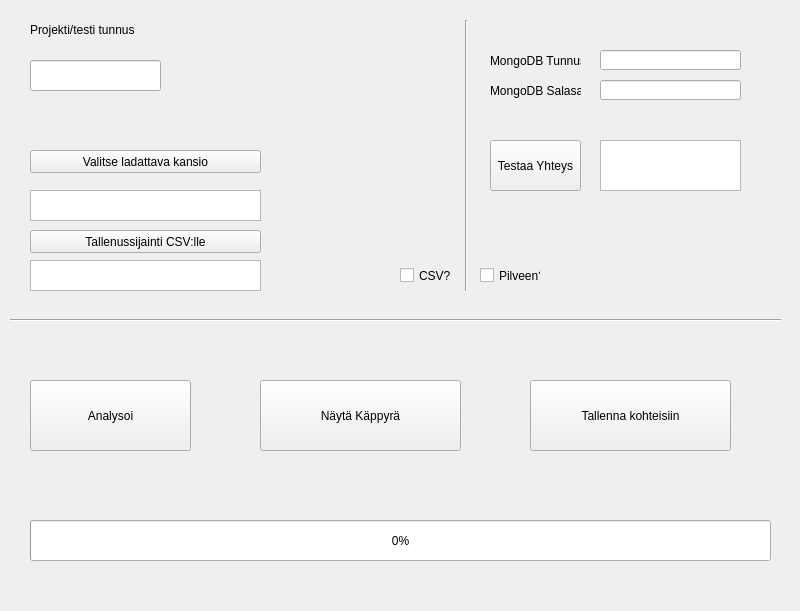
<?xml version="1.0" encoding="UTF-8"?>
<ui version="4.0">
 <class>MainWindow</class>
 <widget class="QWidget" name="MainWindow">
  <property name="geometry">
   <rect>
    <x>0</x>
    <y>0</y>
    <width>800</width>
    <height>611</height>
   </rect>
  </property>
  <property name="windowTitle">
   <string>MainWindow</string>
  </property>
  <widget class="QWidget" name="centralwidget" native="true">
   <property name="geometry">
    <rect>
     <x>0</x>
     <y>0</y>
     <width>801</width>
     <height>611</height>
    </rect>
   </property>
   <widget class="QLineEdit" name="TunnusKentta">
    <property name="geometry">
     <rect>
      <x>600</x>
      <y>50</y>
      <width>141</width>
      <height>20</height>
     </rect>
    </property>
   </widget>
   <widget class="QLineEdit" name="SalasanaKentta">
    <property name="geometry">
     <rect>
      <x>600</x>
      <y>80</y>
      <width>141</width>
      <height>20</height>
     </rect>
    </property>
    <property name="echoMode">
     <enum>QLineEdit::Password</enum>
    </property>
   </widget>
   <widget class="QLabel" name="label">
    <property name="geometry">
     <rect>
      <x>490</x>
      <y>50</y>
      <width>91</width>
      <height>21</height>
     </rect>
    </property>
    <property name="text">
     <string>MongoDB Tunnus</string>
    </property>
   </widget>
   <widget class="QLabel" name="label_2">
    <property name="geometry">
     <rect>
      <x>490</x>
      <y>80</y>
      <width>91</width>
      <height>21</height>
     </rect>
    </property>
    <property name="text">
     <string>MongoDB Salasana</string>
    </property>
   </widget>
   <widget class="QPushButton" name="DBNappi">
    <property name="geometry">
     <rect>
      <x>490</x>
      <y>140</y>
      <width>91</width>
      <height>51</height>
     </rect>
    </property>
    <property name="text">
     <string>Testaa Yhteys</string>
    </property>
   </widget>
   <widget class="QTextBrowser" name="yhteysViestiKentta">
    <property name="geometry">
     <rect>
      <x>600</x>
      <y>140</y>
      <width>141</width>
      <height>51</height>
     </rect>
    </property>
   </widget>
   <widget class="QPushButton" name="kansioNappi">
    <property name="geometry">
     <rect>
      <x>30</x>
      <y>150</y>
      <width>231</width>
      <height>23</height>
     </rect>
    </property>
    <property name="text">
     <string>Valitse ladattava kansio</string>
    </property>
   </widget>
   <widget class="QTextBrowser" name="kansioKentta">
    <property name="geometry">
     <rect>
      <x>30</x>
      <y>190</y>
      <width>231</width>
      <height>31</height>
     </rect>
    </property>
   </widget>
   <widget class="QProgressBar" name="progressBar">
    <property name="geometry">
     <rect>
      <x>30</x>
      <y>520</y>
      <width>741</width>
      <height>41</height>
     </rect>
    </property>
    <property name="value">
     <number>0</number>
    </property>
   </widget>
   <widget class="QPushButton" name="analysoiNappi">
    <property name="geometry">
     <rect>
      <x>30</x>
      <y>380</y>
      <width>161</width>
      <height>71</height>
     </rect>
    </property>
    <property name="text">
     <string>Analysoi</string>
    </property>
   </widget>
   <widget class="QPushButton" name="lataaNappi">
    <property name="geometry">
     <rect>
      <x>530</x>
      <y>380</y>
      <width>201</width>
      <height>71</height>
     </rect>
    </property>
    <property name="text">
     <string>Tallenna kohteisiin</string>
    </property>
   </widget>
   <widget class="QPushButton" name="piirraNappi">
    <property name="geometry">
     <rect>
      <x>260</x>
      <y>380</y>
      <width>201</width>
      <height>71</height>
     </rect>
    </property>
    <property name="text">
     <string>Näytä Käppyrä</string>
    </property>
   </widget>
   <widget class="QCheckBox" name="pilviCheck">
    <property name="geometry">
     <rect>
      <x>480</x>
      <y>260</y>
      <width>61</width>
      <height>31</height>
     </rect>
    </property>
    <property name="text">
     <string>Pilveen?</string>
    </property>
   </widget>
   <widget class="QCheckBox" name="csvCheck">
    <property name="geometry">
     <rect>
      <x>400</x>
      <y>260</y>
      <width>51</width>
      <height>31</height>
     </rect>
    </property>
    <property name="text">
     <string>CSV?</string>
    </property>
   </widget>
   <widget class="QLineEdit" name="projektiKentta">
    <property name="geometry">
     <rect>
      <x>30</x>
      <y>60</y>
      <width>131</width>
      <height>31</height>
     </rect>
    </property>
   </widget>
   <widget class="QLabel" name="label_3">
    <property name="geometry">
     <rect>
      <x>30</x>
      <y>20</y>
      <width>131</width>
      <height>20</height>
     </rect>
    </property>
    <property name="text">
     <string>Projekti/testi tunnus</string>
    </property>
   </widget>
   <widget class="QTextBrowser" name="textBrowser">
    <property name="geometry">
     <rect>
      <x>30</x>
      <y>260</y>
      <width>231</width>
      <height>31</height>
     </rect>
    </property>
   </widget>
   <widget class="QPushButton" name="pushButton">
    <property name="geometry">
     <rect>
      <x>30</x>
      <y>230</y>
      <width>231</width>
      <height>23</height>
     </rect>
    </property>
    <property name="text">
     <string>Tallenussijainti CSV:lle</string>
    </property>
   </widget>
   <widget class="Line" name="line">
    <property name="geometry">
     <rect>
      <x>10</x>
      <y>310</y>
      <width>771</width>
      <height>20</height>
     </rect>
    </property>
    <property name="orientation">
     <enum>Qt::Horizontal</enum>
    </property>
   </widget>
   <widget class="Line" name="line_2">
    <property name="geometry">
     <rect>
      <x>456</x>
      <y>20</y>
      <width>20</width>
      <height>271</height>
     </rect>
    </property>
    <property name="orientation">
     <enum>Qt::Vertical</enum>
    </property>
   </widget>
  </widget>
 </widget>
 <resources/>
 <connections/>
</ui>
